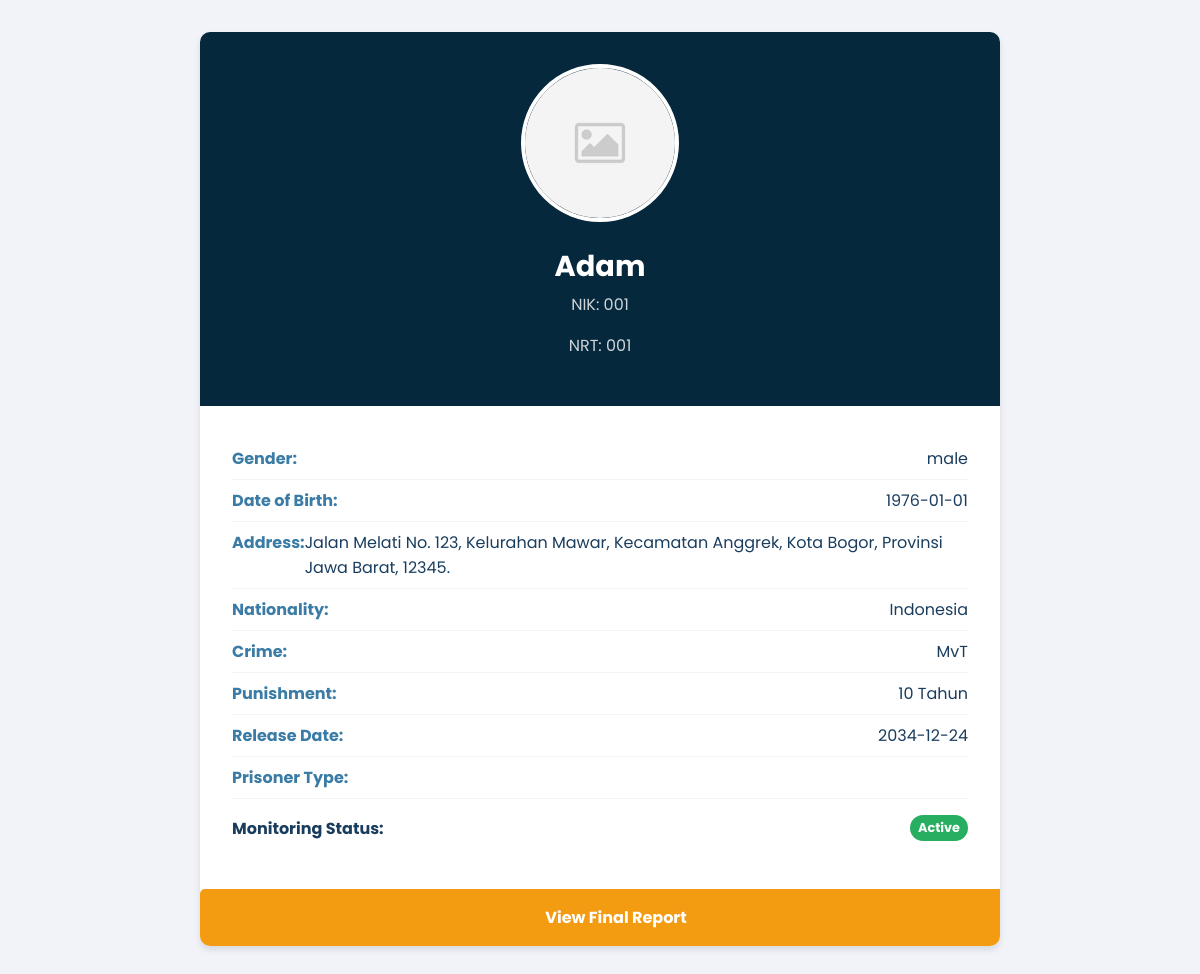
Screenshot of /monitored-individuals/pages/profile.php (signed in) with the database file from the repository.
### tables this page shows
CREATE TABLE `mantan_narapidana` (
  `id` int(11) NOT NULL,
  `fileInput` varchar(255) DEFAULT NULL,
  `nik` varchar(20) DEFAULT NULL,
  `nrt` varchar(20) DEFAULT NULL,
  `nama` varchar(100) DEFAULT NULL,
  `dateBirth` date DEFAULT NULL,
  `address` text DEFAULT NULL,
  `gender` enum('male','female') DEFAULT NULL,
  `nationality` varchar(100) DEFAULT NULL,
  `crime` enum('TwA','Ot','Fraud','Assault','NO','Embezzlement','MvT','Robbery','Brawling') DEFAULT NULL,
  `case` text DEFAULT NULL,
  `punishment` varchar(100) DEFAULT NULL,
  `releaseDate` date DEFAULT NULL,
  `report` text DEFAULT NULL,
  `action` tinyint(1) DEFAULT NULL COMMENT '1 for accept, 0 for reject',
  `created_at` timestamp NOT NULL DEFAULT current_timestamp(),
  `prisoner_type` enum('houseArrest','cityPrisoner') DEFAULT NULL,
  `radiusFence` float DEFAULT NULL,
  `centerLat` float DEFAULT NULL,
  `centerLng` float DEFAULT NULL,
  `city_district` varchar(100) DEFAULT NULL,
  `last_login` timestamp NOT NULL DEFAULT current_timestamp() ON UPDATE current_timestamp()
);

### monitored-individuals/pages/profile.php (the view, shortened to what this page needs)
<?php
require_once '../../config/connection.php';
$stmt = $conn->prepare("SELECT * FROM mantan_narapidana WHERE nik = ?");
$stmt->bind_param("s", $_SESSION['nik']);
$stmt->execute();
$result = $stmt->get_result();
$user = $result->fetch_assoc();
?>
<!DOCTYPE html>
<html lang="en">
<head>
</head>
<body>
    <div class="container">
        <div class="profile-card">
            <div class="profile-header">
                <?php
                if (isset($user['id'])) {
                    $imagePath = htmlspecialchars($user["fileInput"]);
                    $fullPath = $_SERVER['DOCUMENT_ROOT'] . $imagePath;
                    if (file_exists($fullPath)) {
                        echo "<img src='" . htmlspecialchars($imagePath) . "' alt='Profile Image' class='profile-photo'>";
                    } else {
                        echo "<img src='/wetrack/lapas/image/nanti-diganti.png' alt='Default Photo' class='profile-photo'>";
                    }
                } else {
                    error_log("Debug: User ID not set");
                    echo "<img src='/wetrack/lapas/image/nanti-diganti.png' alt='Default Photo' class='profile-photo'>";
                }
                ?>
                <h1 class="profile-name"><?php echo htmlspecialchars($user['nama']); ?></h1>
                <p class="profile-nik">NIK: <?php echo htmlspecialchars($user['nik']); ?></p>
                <p class="profile-nrt">NRT: <?php echo htmlspecialchars($user['nrt']); ?></p>
            </div>
            <div class="profile-info">
                <p><strong>Gender:</strong> <span><?php echo htmlspecialchars($user['gender']); ?></span></p>
                <p><strong>Date of Birth:</strong> <span><?php echo htmlspecialchars($user['dateBirth']); ?></span></p>
                <p><strong>Address:</strong> <span><?php echo htmlspecialchars($user['address']); ?></span></p>
                <p><strong>Nationality:</strong> <span><?php echo htmlspecialchars($user['nationality']); ?></span></p>
                <p><strong>Crime:</strong> <span><?php echo htmlspecialchars($user['crime']); ?></span></p>
                <p><strong>Punishment:</strong> <span><?php echo htmlspecialchars($user['punishment']); ?></span></p>
                <p><strong>Release Date:</strong> <span><?php echo htmlspecialchars($user['releaseDate']); ?></span></p>
                <p><strong>Prisoner Type:</strong> <span><?php echo htmlspecialchars($user['prisoner_type']); ?></span></p>
                <div class="status-pemantauan">
                    <strong>Monitoring Status:</strong>
                    <span class="badge active">Active</span>
                </div>
            </div>
            <a href="/wetrack/monitored-individuals/pages/final-report.php" class="btn">View Final Report</a>
        </div>
    </div>
</body>
</html>

### monitored-individuals/pages/profile.php (style rules this page uses)
:root { --primary-color: #06283D; --secondary-color: #3a7ca5; --background-color: #f1f3f8; --card-color: #ffffff; --accent-color: #f39c12; --text-color: #1a3d5e; --success-color: #27ae60; --danger-color: #e74c3c; --warning-color: #f1c40f; }
body { font-family: 'Poppins', sans-serif; background-color: var(--background-color); color: var(--text-color); margin: 0; padding: 0; }
.container { max-width: 800px; margin: 2rem auto; padding: 0 1rem; }
.profile-card { background-color: var(--card-color); border-radius: 10px; box-shadow: 0 4px 6px rgba(0, 0, 0, 0.1); overflow: hidden; }
.profile-header { background-color: var(--primary-color); color: var(--card-color); padding: 2rem; text-align: center; }
.profile-photo { width: 150px; height: 150px; border-radius: 50%; border: 4px solid var(--card-color); margin-bottom: 1rem; object-fit: cover; }
.profile-name { font-size: 1.8rem; margin: 0; }
.profile-nik, .profile-nrt { font-size: 1rem; opacity: 0.8; margin-top: 0.25rem; }
.profile-info { padding: 2rem; }
.profile-info p { margin: 0.5rem 0; display: flex; justify-content: space-between; border-bottom: 1px solid var(--background-color); padding-bottom: 0.5rem; }
.profile-info p strong { color: var(--secondary-color); }
.status-pemantauan { display: flex; align-items: center; justify-content: space-between; margin-top: 1rem; }
.badge { padding: 0.25rem 0.5rem; border-radius: 20px; font-size: 0.8rem; font-weight: bold; }
.badge.active { background-color: var(--success-color); color: var(--card-color); }
.btn { display: block; width: 100%; padding: 1rem; background-color: var(--accent-color); color: var(--card-color); text-align: center; text-decoration: none; border: none; border-radius: 5px; font-size: 1rem; font-weight: bold; margin-top: 1rem; transition: background-color 0.3s ease; }

### rows the page displays
mantan_narapidana: nama "Adam", nik "001", nrt "001", gender "male", dateBirth "1976-01-01", address "Jalan Melati No. 123, Kelurahan Mawar, Kecamatan Anggrek, Kota Bogor, Provinsi Jawa Barat, 12345.", nationality "Indonesia", crime "MvT", punishment "10 Tahun", releaseDate "2034-12-24"
